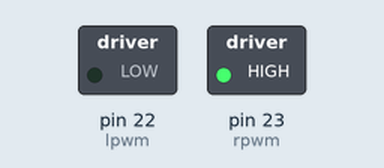
Recording of a sketch running on a simulated Arduino Mega 2560, built with avr-gcc and run on an emulated ATmega2560. Shown: switched loads named in the sketch (green lamp = pin HIGH).

Above: at 0.1 s.
Timing chart, 0 to 1.6 s (numbered marks = the images above):
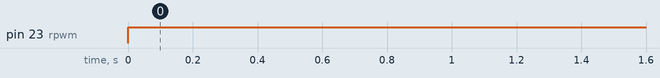

The sketch:

drivermotor.ino
```cpp
//pin driver motor R & L
int rpwm = 23;
int lpwm = 22;


//mengatur kecepatan motor R & L
int speed1 = 252;


void setup() {
  Serial.begin(115200);
  // mendefinisikan pin motor
  pinMode(rpwm,OUTPUT);
  pinMode(lpwm,OUTPUT);

}

void loop() {
  analogWrite(rpwm,255);
  analogWrite(lpwm,0);

}
```

Measured:
- by itself, pin 23 (rpwm): LOW → HIGH at 0.00 s
